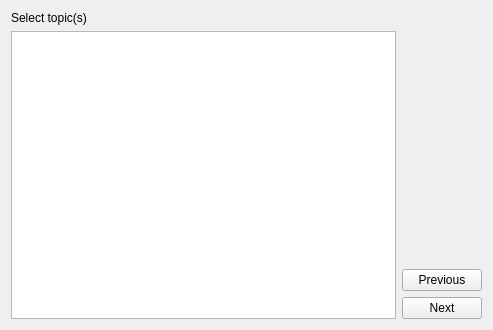
<?xml version="1.0" encoding="UTF-8"?>
<ui version="4.0">
 <class>Wiz_2</class>
 <widget class="QWidget" name="Wiz_2">
  <property name="geometry">
   <rect>
    <x>0</x>
    <y>0</y>
    <width>493</width>
    <height>330</height>
   </rect>
  </property>
  <property name="windowTitle">
   <string>Create *.DADS File Wizard (2/x)</string>
  </property>
  <layout class="QVBoxLayout" name="verticalLayout_2">
   <item>
    <widget class="QLabel" name="label">
     <property name="text">
      <string>Select topic(s)</string>
     </property>
    </widget>
   </item>
   <item>
    <layout class="QHBoxLayout" name="horizontalLayout">
     <item>
      <widget class="QListWidget" name="topiclist">
       <property name="dragEnabled">
        <bool>false</bool>
       </property>
       <property name="sortingEnabled">
        <bool>false</bool>
       </property>
      </widget>
     </item>
     <item>
      <layout class="QVBoxLayout" name="verticalLayout">
       <item>
        <spacer name="verticalSpacer">
         <property name="orientation">
          <enum>Qt::Vertical</enum>
         </property>
         <property name="sizeHint" stdset="0">
          <size>
           <width>20</width>
           <height>108</height>
          </size>
         </property>
        </spacer>
       </item>
       <item>
        <widget class="QPushButton" name="previousB">
         <property name="text">
          <string>Previous</string>
         </property>
        </widget>
       </item>
       <item>
        <widget class="QPushButton" name="nextB">
         <property name="text">
          <string>Next</string>
         </property>
        </widget>
       </item>
      </layout>
     </item>
    </layout>
   </item>
  </layout>
 </widget>
 <resources/>
 <connections/>
</ui>
